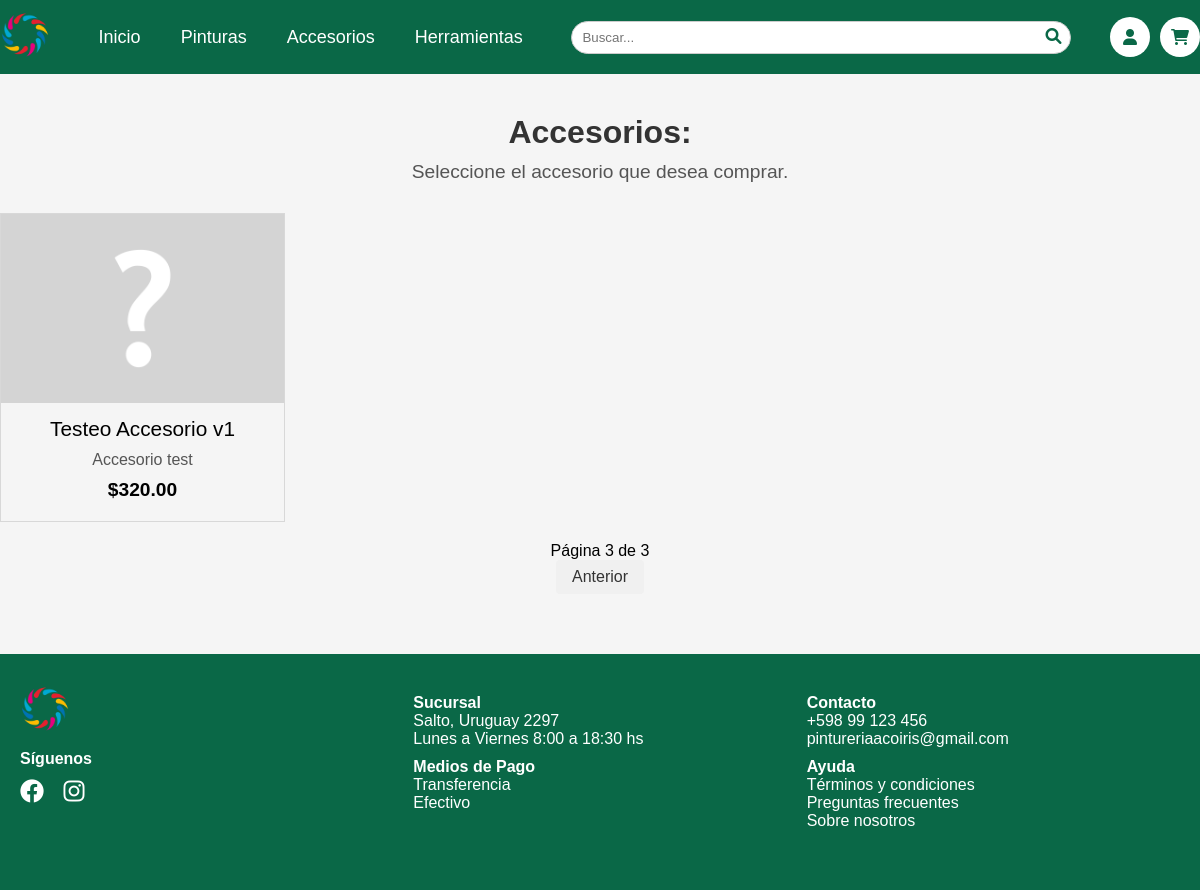
Page /accessories.php?page=3 on the committed database.
### tables this page shows
CREATE TABLE `productos` (
  `id_producto` int(11) NOT NULL,
  `imagen` varchar(100) DEFAULT 'assets/imgs/productos/none.png',
  `nombre` varchar(30) NOT NULL,
  `descripcion` text DEFAULT NULL,
  `precio` decimal(10,2) DEFAULT NULL,
  `stock_cantidad` int(11) DEFAULT NULL,
  `marca` varchar(20) DEFAULT NULL,
  `unidad` enum('Litro','Kg','Cantidad') NOT NULL,
  `fecha_ingreso` date DEFAULT NULL,
  `fecha_actualizacion` timestamp NOT NULL DEFAULT current_timestamp() ON UPDATE current_timestamp(),
  `id_proveedor` int(11) DEFAULT NULL,
  `mostrar` tinyint(1) DEFAULT 1
);

### codes/loadAccessories.php (the view, shortened to what this page needs)
<?php
include './database/database.php';
$accessoriesPerPage = 10;
$page = isset($_GET['page']) ? (int)$_GET['page'] : 1;
$offset = ($page - 1) * $accessoriesPerPage;
$query = "SELECT p.id_producto, p.imagen, p.nombre, p.descripcion, p.precio
          FROM Productos p
          INNER JOIN Accesorios a ON p.id_producto = a.id_producto
          WHERE p.mostrar = 1
          LIMIT ? OFFSET ?";
$stmt = $conn->prepare($query);
$stmt->bind_param("ii", $accessoriesPerPage, $offset);
$stmt->execute();
$result = $stmt->get_result();
if ($result->num_rows > 0) {
    echo '<div class="gallery">';
    while ($row = $result->fetch_assoc()) {
        echo '<a href="buyProduct.php?id_producto=' . $row['id_producto'] . '" class="accessory-type-link">';
        echo '<div class="accessory">';
        echo '<img src="' . $row['imagen'] . '" alt="' . $row['descripcion'] . '">';
        echo '<p class="product-name">' . $row['nombre'] . '</p>';
        echo '<p class="product-description">' . $row['descripcion'] . '</p>';
        echo '<p class="product-price">$' . $row['precio'] . '</p>';
        echo '</div>';
        echo '</a>';
    }
    echo '</div>';
    $countQuery = "SELECT COUNT(*) AS total FROM Productos p
                   INNER JOIN Accesorios a ON p.id_producto = a.id_producto
                   WHERE p.mostrar = 1";
    $countResult = $conn->query($countQuery);
    $totalRows = $countResult->fetch_assoc()['total'];
    $totalPages = ceil($totalRows / $accessoriesPerPage);
    echo '<div class="pagination">';
    echo '<span>Página ' . $page . ' de ' . $totalPages . '</span><br>';
    if ($page > 1) {
        echo '<a href="?page=' . ($page - 1) . '">Anterior</a>';
    }
    echo '</div>';
} else {
    echo "No se encontraron accesorios.";
}

### css/accessoriesStyles.css (style rules this page uses)
* { padding: 0; margin: 0; }
body { font-family: sans-serif; }
.gallery { display: grid; grid-template-columns: repeat(4, 1fr); gap: 20px; max-width: 1200px; margin: 0 auto; }
.accessory { background-color: none; border: 1px solid #d8d8d8; text-align: center; cursor: pointer; }
.accessory img { max-width: 100%; }
.product-name { margin: 10px 0; font-size: 1.3rem; color: #000; }
.product-description { font-size: 1rem; margin: 10px 0; color: #555; }
.product-price { font-size: 1.2rem; font-weight: bold; margin-bottom: 20px; color: #000; }
a { text-decoration: none; }
.pagination { text-align: center; margin: 20px 0; }
.pagination a { display: inline-block; padding: 8px 16px; margin: 0 5px; text-decoration: none; color: #333; background-color: #f0f0f0; border-radius: 4px; }

### css/header.css (style rules this page uses)
* { padding: 0; margin: 0; box-sizing: border-box; }
body { font-family: sans-serif; overflow-y: auto; }

### css/footer.css (style rules this page uses)
* { padding: 0; margin: 0; box-sizing: border-box; }
body { font-family: sans-serif; overflow-y: auto; }

### rows in the picture
productos: imagen (placeholder picture), nombre "Testeo Accesorio v1", descripcion "Accesorio test", precio "320.00"

### other values in the picture
$page "3"
$totalPages "3"
